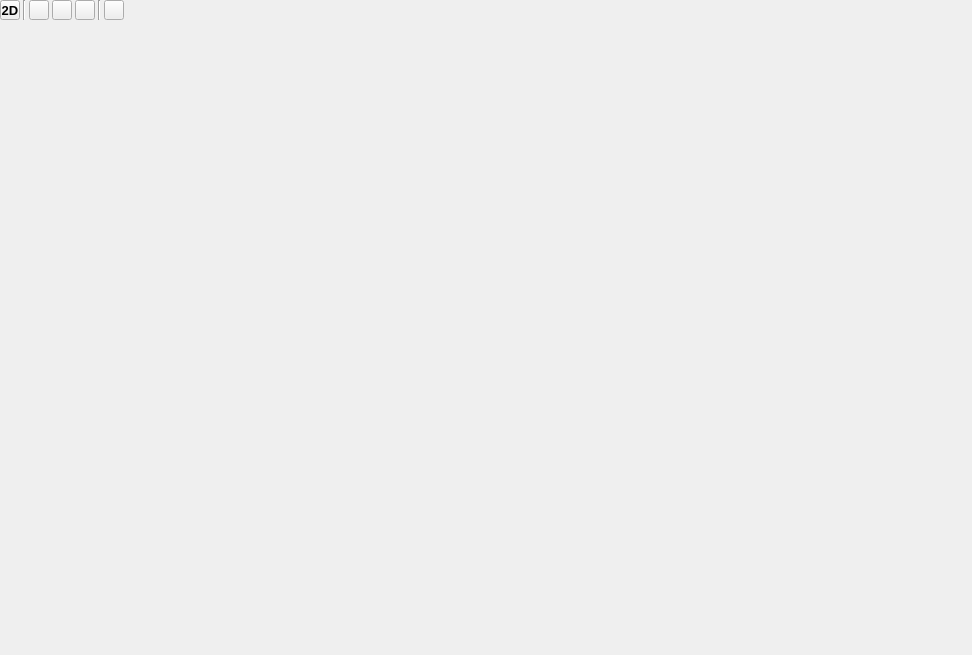
<?xml version="1.0" encoding="UTF-8"?>
<ui version="4.0">
 <class>EditSceneEditor</class>
 <widget class="QWidget" name="EditSceneEditor">
  <property name="geometry">
   <rect>
    <x>0</x>
    <y>0</y>
    <width>972</width>
    <height>655</height>
   </rect>
  </property>
  <property name="windowTitle">
   <string>Edit</string>
  </property>
  <layout class="QVBoxLayout" name="verticalLayout">
   <property name="spacing">
    <number>0</number>
   </property>
   <property name="leftMargin">
    <number>0</number>
   </property>
   <property name="topMargin">
    <number>0</number>
   </property>
   <property name="rightMargin">
    <number>0</number>
   </property>
   <property name="bottomMargin">
    <number>0</number>
   </property>
   <item>
    <widget class="QWidget" name="title_bar" native="true">
     <property name="sizePolicy">
      <sizepolicy hsizetype="Preferred" vsizetype="Fixed">
       <horstretch>0</horstretch>
       <verstretch>0</verstretch>
      </sizepolicy>
     </property>
     <property name="minimumSize">
      <size>
       <width>0</width>
       <height>20</height>
      </size>
     </property>
     <property name="maximumSize">
      <size>
       <width>16777215</width>
       <height>20</height>
      </size>
     </property>
     <layout class="QHBoxLayout" name="horizontalLayout">
      <property name="spacing">
       <number>3</number>
      </property>
      <property name="leftMargin">
       <number>0</number>
      </property>
      <property name="topMargin">
       <number>0</number>
      </property>
      <property name="rightMargin">
       <number>0</number>
      </property>
      <property name="bottomMargin">
       <number>0</number>
      </property>
      <item>
       <widget class="QToolButton" name="d23">
        <property name="minimumSize">
         <size>
          <width>20</width>
          <height>20</height>
         </size>
        </property>
        <property name="maximumSize">
         <size>
          <width>20</width>
          <height>20</height>
         </size>
        </property>
        <property name="font">
         <font>
          <pointsize>10</pointsize>
          <weight>75</weight>
          <bold>true</bold>
         </font>
        </property>
        <property name="text">
         <string>2D</string>
        </property>
       </widget>
      </item>
      <item>
       <widget class="Line" name="line_2">
        <property name="orientation">
         <enum>Qt::Vertical</enum>
        </property>
       </widget>
      </item>
      <item>
       <widget class="QToolButton" name="move">
        <property name="minimumSize">
         <size>
          <width>20</width>
          <height>20</height>
         </size>
        </property>
        <property name="maximumSize">
         <size>
          <width>20</width>
          <height>20</height>
         </size>
        </property>
        <property name="text">
         <string/>
        </property>
        <property name="checkable">
         <bool>true</bool>
        </property>
        <property name="checked">
         <bool>false</bool>
        </property>
       </widget>
      </item>
      <item>
       <widget class="QToolButton" name="rotate">
        <property name="minimumSize">
         <size>
          <width>20</width>
          <height>20</height>
         </size>
        </property>
        <property name="maximumSize">
         <size>
          <width>20</width>
          <height>20</height>
         </size>
        </property>
        <property name="text">
         <string/>
        </property>
        <property name="checkable">
         <bool>true</bool>
        </property>
       </widget>
      </item>
      <item>
       <widget class="QToolButton" name="scale">
        <property name="minimumSize">
         <size>
          <width>20</width>
          <height>20</height>
         </size>
        </property>
        <property name="maximumSize">
         <size>
          <width>20</width>
          <height>20</height>
         </size>
        </property>
        <property name="text">
         <string/>
        </property>
        <property name="checkable">
         <bool>true</bool>
        </property>
       </widget>
      </item>
      <item>
       <widget class="Line" name="line">
        <property name="orientation">
         <enum>Qt::Vertical</enum>
        </property>
       </widget>
      </item>
      <item>
       <widget class="QToolButton" name="tools">
        <property name="minimumSize">
         <size>
          <width>20</width>
          <height>20</height>
         </size>
        </property>
        <property name="maximumSize">
         <size>
          <width>20</width>
          <height>20</height>
         </size>
        </property>
        <property name="text">
         <string/>
        </property>
       </widget>
      </item>
      <item>
       <spacer name="horizontalSpacer">
        <property name="orientation">
         <enum>Qt::Horizontal</enum>
        </property>
        <property name="sizeHint" stdset="0">
         <size>
          <width>528</width>
          <height>20</height>
         </size>
        </property>
       </spacer>
      </item>
     </layout>
    </widget>
   </item>
   <item>
    <widget class="XS::RenderWidget" name="display" native="true"/>
   </item>
  </layout>
 </widget>
 <customwidgets>
  <customwidget>
   <class>XS::RenderWidget</class>
   <extends>QWidget</extends>
   <header>Widgets/Renderwidget.h</header>
   <container>1</container>
  </customwidget>
 </customwidgets>
 <resources/>
 <connections/>
</ui>
